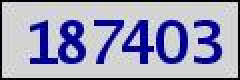
#> input picture kaptcha.jpg, 120 x 40 px, found by its file name (shown 2 times larger)
$ jupyter execute opencvtest_step1.ipynb   (shell and % lines are left out)   (older library calls are emulated)
#> lines starting #> are read from the running program, lines starting #| are printed output that depends on the picture; after the words box and inside, x2 and y2 are one past the last pixel; in counts of white or black regions, pixels touching at a corner belong together
[cell 1]
import cv2

[cell 2]
import requests

with open('kaptcha.jpg', 'wb') as f:
    res = requests.get('http://gcis.nat.gov.tw/pub/kaptcha.jpg')
    f.write(res.content)

[cell 3]
from PIL import Image

image = Image.open('kaptcha.jpg')
#> image is the input picture: PIL image 120x40 RGB; mean R, G, B 157.5, 157.7, 185.7
image

[cell 4]
import PIL
import numpy

pil_image = PIL.Image.open('kaptcha.jpg').convert('RGB')
open_cv_image = numpy.array(pil_image)

[cell 5]
#open_cv_image

[cell 6]
%pylab inline
from matplotlib import pyplot as plt

plt.imshow(open_cv_image)

[cell 7]
imgray = cv2.cvtColor(open_cv_image, cv2.COLOR_BGR2GRAY)
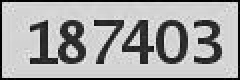
#> imgray: shape (40, 120) (shown 2 times larger); min 0, max 240, mean 166
ret, thresh = cv2.threshold(imgray, 127, 255, 0)
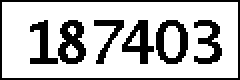
#> thresh: shape (40, 120) (shown 2 times larger); 74.3% white; 7 black regions
image, contours, hierarchy = cv2.findContours(thresh, cv2.RETR_TREE, cv2.CHAIN_APPROX_SIMPLE)
#> contours = 11 contours, 2 with area under 20; largest, box (x1, y1, x2, y2) and area: (1, 1, 119, 39) 4329, (77, 9, 95, 33) 320, (28, 9, 44, 33) 264, (60, 9, 78, 33) 216, (96, 9, 112, 33) 194

[cell 8]
cnts = sorted([(c, cv2.boundingRect(c)[0]) for c in contours], key=lambda x:x[1])
#> cnts = 11 items

[cell 9]
ary = []
for (c,_) in cnts:
    (x,y,w,h) = cv2.boundingRect(c)
    print((x,y,w,h))
    if w>= 14 and h == 24:
        if w >= 20:
            w1 = int(w / 2)
            ary.append((x,y,w1,h))
            ary.append((x+w1,y,w1,h))
        else:
            ary.append((x,y,w,h))
#> this loop made 11 passes
#> (x, y, w, h) on passes 2 to 11: (14, 9, 16, 24), (28, 9, 16, 24), (33, 22, 6, 7), (34, 13, 4, 5), (46, 9, 17, 24), (60, 9, 18, 24), (64, 15, 6, 8), (77, 9, 18, 24), (82, 13, 8, 16), (96, 9, 16, 24)
#> (c, x, y, w, h) on pass 1: ([[1, 1], [1, 38], [118, 38], [118, 1]], 1, 1, 118, 38)
#| (1, 1, 118, 38)
#| (14, 9, 16, 24)
#| (28, 9, 16, 24)
#| (33, 22, 6, 7)
#| (34, 13, 4, 5)
#| (46, 9, 17, 24)
#| (60, 9, 18, 24)
#| (64, 15, 6, 8)
#> (further printed lines are left out)
#> after the loop, ary = [(14, 9, 16, 24), (28, 9, 16, 24), (46, 9, 17, 24), (60, 9, 18, 24), (77, 9, 18, 24), (96, 9, 16, 24)]

[cell 10]
print(ary)
#| [(14, 9, 16, 24), (28, 9, 16, 24), (46, 9, 17, 24), (60, 9, 18, 24), (77, 9, 18, 24), (96, 9, 16, 24)]

[cell 11]
%pylab inline
plt.imshow(open_cv_image)

[cell 12]
ary
#> Out has the same summary as ary

[cell 13]
from matplotlib import pyplot as plt
fig = plt.figure()
for id, (x,y,w,h) in enumerate(ary):
    roi = open_cv_image[y:y+h, x:x+w]
    thresh = roi.copy()
    a = fig.add_subplot(1, len(ary), id+1)
    plt.imshow(thresh)
#> this loop made 6 passes
#> (x, w) on passes 1 to 6: (14, 16), (28, 16), (46, 17), (60, 18), (77, 18), (96, 16)
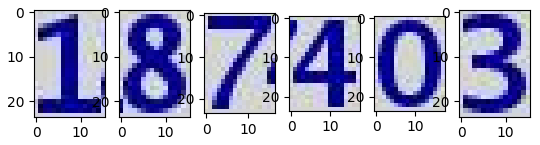
#> figure drawn by matplotlib, 6 panels

[cell 14]
from matplotlib import pyplot as plt
import time
from datetime import datetime
ct = int(time.mktime(datetime.now().timetuple()))
for id, (x,y,w,h) in enumerate(ary):
    fig = plt.figure()
    roi = open_cv_image[y:y+h, x:x+w]
    thresh = roi.copy()
    plt.imshow(thresh)
    #plt.savefig('{}_{}.jpg'.format(ct, id+1), dpi=100)
    plt.savefig('{}.jpg'.format(id+1), dpi=100)
#> this loop made 6 passes
#> pass 1, `plt.savefig('{}.jpg'.format(id+1), dpi=100)`:
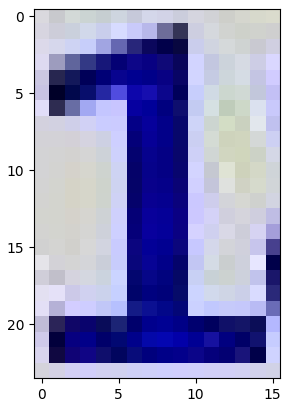
#> figure drawn by matplotlib, 1 panel
#> pass 2, `plt.savefig('{}.jpg'.format(id+1), dpi=100)`:
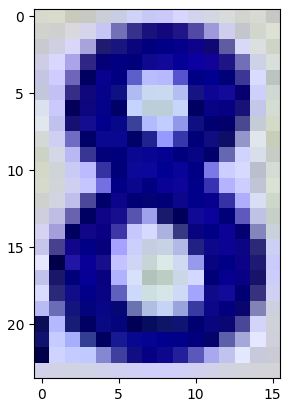
#> figure drawn by matplotlib, 1 panel
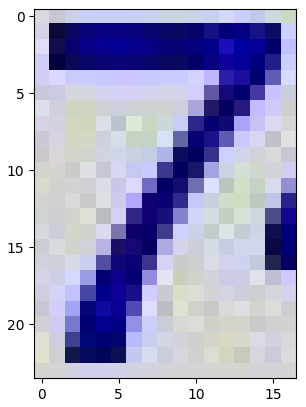
#> figure drawn by matplotlib, 1 panel
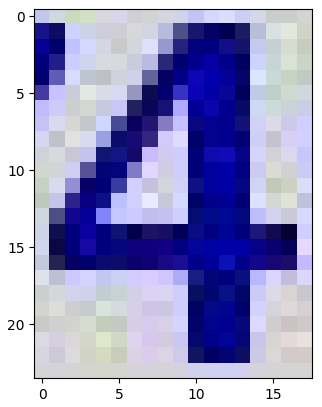
#> figure drawn by matplotlib, 1 panel
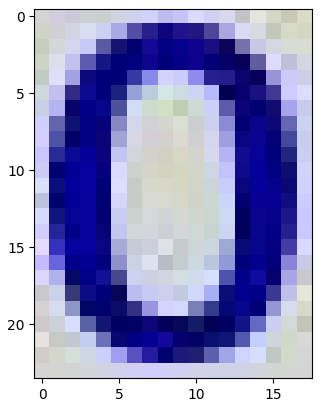
#> figure drawn by matplotlib, 1 panel
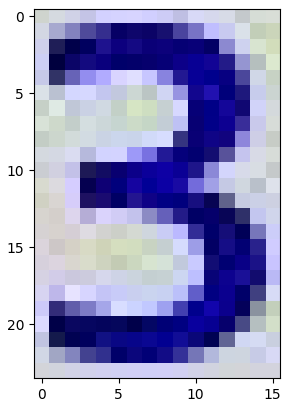
#> figure drawn by matplotlib, 1 panel
